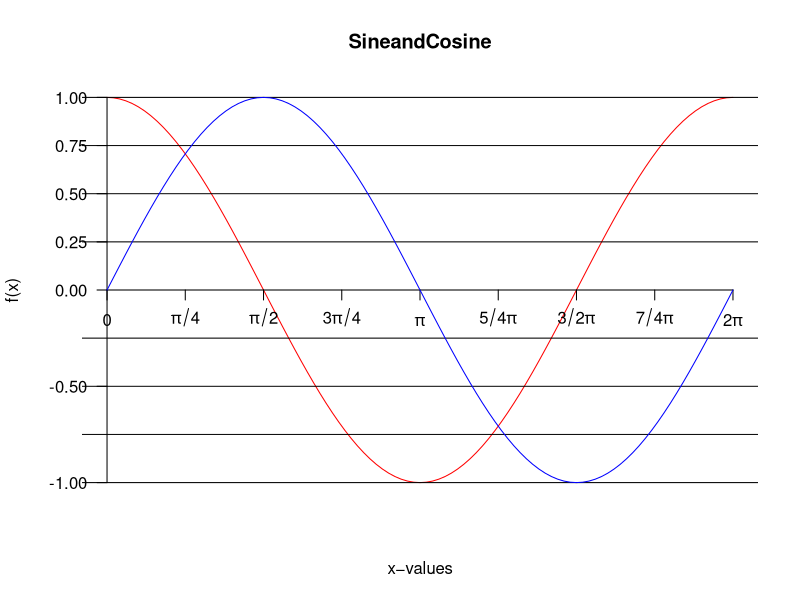

This figure's R source:
#startgraphicsdevicedriver
pdf("ci15160−4Plot.pdf")
#drawcurveforcosineinblue
curve(cos(x),axes=FALSE,xlab="x−values",ylab="f(x)",xlim=c(0,2*pi),col="red")
#drawx−axis
axis(side=1,at=c(0,pi/4,pi/2,3*pi/4,pi,5/4*pi,3/2*pi,7/4*pi,2*pi),labels=expression(0,pi/4,pi/2,3*pi/4,pi,5/4*pi,3/2*pi,7/4*pi,2*pi),pos=0)
#drawy−axis
axis(side=2,las=1,at=c(-1,-0.5,0,0.25,0.5,0.75,1),pos=0)
#drawhorizontallinesthroughplot
abline(h=c(-1,-0.75,-0.5,-0.25,0.25,0.5,0.75,1))
#drawcurveforsineinred,addittotheplot
curve(sin(x),from=0,to=2*pi,add=TRUE,col="blue")
#settitle
title("SineandCosine")
#stopactivegraphicsdevicedriver
dev.off()

#stopactivegraphicsdevicedriver
dev.off()
#pdf("RscriptPlots.pdf")
#
#curve(cos(x),axes=FALSE,xlab="x-values",ylab="f(x)",to=0.2*pi,col="red")
#
#axis(
#    side=1
#    ,at=c(0,pi/4,pi/2,3*pi/4,pi,5/4*pi,3/2*pi,7/4*pi,2*pi)
#    ,labels=expression(0,pi/4,pi/2,3*pi/4,pi,5/4*pi,3/2*pi,7/4*pi,2*pi)
#    ,pos=0
#)
#axis(
#    side=2, las=1, at=c(-1,-0.5,0,0.25,0.5,0.75, 1), pos=0    
#)
#curve(sin(x), from=0, to=0.2*pi, add=TRUE, col="blue")
#title("Sine And Cosine")
#
#dev.off()
